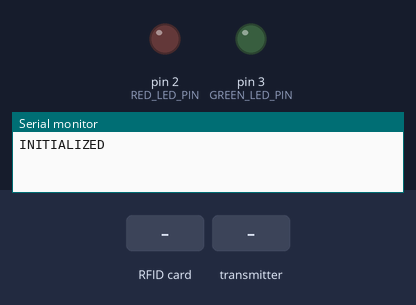
The sketch below on a simulated Arduino Uno, built with avr-gcc and run on an emulated ATmega328P. Parts: output pins drawn as LEDs (lit = HIGH), the last lines printed to the serial monitor. Inputs (shaded band) come from the test bench. No radio packets arrive unless stated; pins used as bus, display or sensor lines are not drawn.

Above: at 1.2 s.
1.3 s: RFID card 5E 7A 19 C4 held to the reader
At 1.8 s:
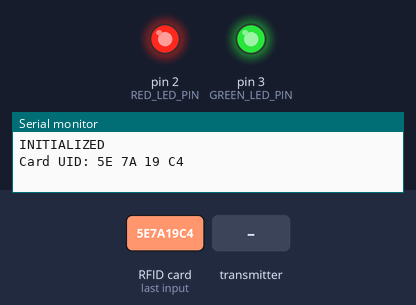
2.8 s: the transmitter starts sending approval = 1
At 3.6 s:
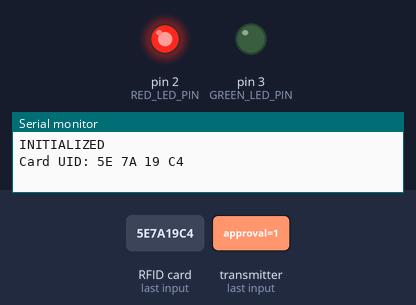
Timing chart, 0 to 6.7 s (numbered marks = the images above; inputs shaded):
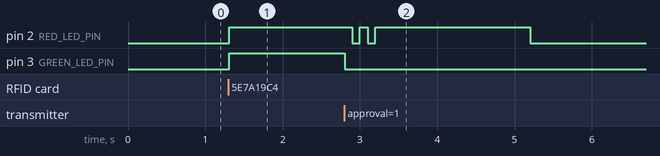

Measured:
- after the input at 1.3 s, pin 2 (RED_LED_PIN), pin 3 (GREEN_LED_PIN): LOW → HIGH at once
- after the input at 2.8 s, pin 2 (RED_LED_PIN): goes LOW 0.10 s, HIGH 0.10 s, LOW 0.10 s, HIGH 2.0 s, then LOW, starting after 0.10 s; pin 3 (GREEN_LED_PIN): HIGH → LOW at once

The sketch:

Arduino.ino
```cpp
#include <RF24_config.h>
#include <RF24.h>
#include <printf.h>
#include <nRF24L01.h>
#include <SPI.h>
#include <MFRC522.h>

#define RFID_RST_PIN         9
#define RFID_SS_PIN          10

#define GREEN_LED_PIN        3
#define RED_LED_PIN          2

int radioCEPin = 7;
int radioCSPin = 8;
const uint8_t* raspberryAddress = (const uint8_t*)"Raspb";
String arduinoName = "Ardu";
const uint8_t* arduinoAddress = (const uint8_t*)"1Ardu";
int radioChannel = 100;
rf24_datarate_e radioDataRate = RF24_1MBPS;

RF24 radio(radioCEPin, radioCSPin);


MFRC522 mfrc522(RFID_SS_PIN, RFID_RST_PIN);   // Create MFRC522 instance.

struct DataSet
{
    byte id[4];
    bool approval;
} data;

void setup()
{
    pinMode(GREEN_LED_PIN, OUTPUT);
    pinMode(RED_LED_PIN, OUTPUT);
    Serial.begin(57600);
    while(!Serial);
    SPI.begin();
    mfrc522.PCD_Init();

    printf_begin();

    for (int i = 0 ; i < 4 ; ++i)
    {
      data.id[i] = 0;
    }

    radio.begin();
    radio.setChannel(radioChannel);
    radio.setAutoAck(1);
    radio.setRetries(15, 15);
    radio.setDataRate(radioDataRate);
    radio.openWritingPipe(arduinoAddress);
    radio.openReadingPipe(1, raspberryAddress);
    radio.startListening();
    radio.printDetails();
    Serial.println("INITIALIZED");
}

void loop()
{
    digitalWrite(GREEN_LED_PIN, LOW);
    digitalWrite(RED_LED_PIN, LOW);

    if ( ! mfrc522.PICC_IsNewCardPresent())
      return;

    if ( ! mfrc522.PICC_ReadCardSerial())
      return;

    //if (isEqualToLast())
    //  return;

    // Show some details of the PICC (that is: the tag/card)
    Serial.print(F("Card UID:"));
    dump_byte_array(mfrc522.uid.uidByte, mfrc522.uid.size);
    Serial.println();

    memcpy(data.id, mfrc522.uid.uidByte, mfrc522.uid.size);

    // TODO: HANDLE CHECKING ID AND RESET LastCardUid!!!

    digitalWrite(GREEN_LED_PIN, HIGH);
    digitalWrite(RED_LED_PIN, HIGH);
    sendDataToPi();

    radio.stopListening();
    radio.openWritingPipe(raspberryAddress);
    radio.openReadingPipe(1, arduinoAddress);
    radio.startListening();

    while (true)
    {
      if (radio.available())
      {
        DataSet dataR;
        if (radio.available())
        {
          radio.read(&dataR, sizeof(DataSet));
          led(!dataR.approval);

          radio.stopListening();
          radio.openWritingPipe(arduinoAddress);
          radio.openReadingPipe(1, raspberryAddress);
          radio.startListening();
          break;
        }
      }
    }

    delay(2000);
}

void led(bool isApproved)
{
    if (isApproved)
    {
      digitalWrite(GREEN_LED_PIN, HIGH);
      digitalWrite(RED_LED_PIN, LOW);
    }
    else
    {
      digitalWrite(GREEN_LED_PIN, LOW);
      digitalWrite(RED_LED_PIN, HIGH);
      delay(100);
      digitalWrite(GREEN_LED_PIN, LOW);
      digitalWrite(RED_LED_PIN, LOW);
      delay(100);
      digitalWrite(GREEN_LED_PIN, LOW);
      digitalWrite(RED_LED_PIN, HIGH);
      delay(100);
      digitalWrite(GREEN_LED_PIN, LOW);
      digitalWrite(RED_LED_PIN, LOW);
      delay(100);
      digitalWrite(GREEN_LED_PIN, LOW);
      digitalWrite(RED_LED_PIN, HIGH);
    }
}
void sendDataToPi()
{
    radio.stopListening();

//    data.id[0] = lastCardUid[0];
//    data.id[1] = lastCardUid[1];
//    data.id[2] = lastCardUid[2];
//    data.id[3] = lastCardUid[3];
    if (!radio.write(&data, sizeof(DataSet)))
    {
        printf("Failed!\n");
    }
    else
    {
        printf("Done!\n");
    }
    radio.startListening();
}

/**
 * Helper routine to dump a byte array as hex values to Serial.
 */
void dump_byte_array(byte *buffer, byte bufferSize) {
    for (byte i = 0; i < bufferSize; i++) {
        Serial.print(buffer[i] < 0x10 ? " 0" : " ");
        Serial.print(buffer[i], HEX);
    }
}
```
